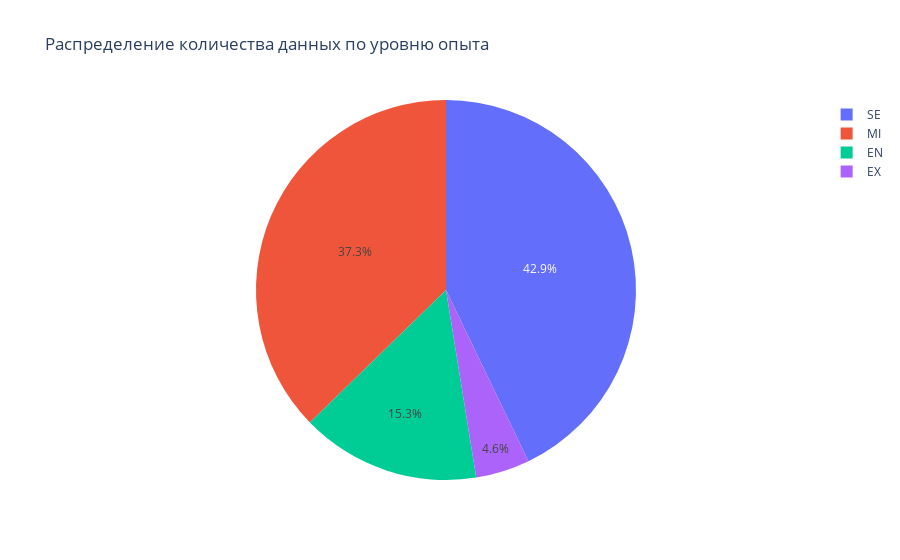

The cell this chart's notebook holds for it:
### Markdown cell above
Почти половина данных взята за 2022 год.

### Code cell
fig = px.pie(
    data[data['job_title'] != 'other'],
    names='experience_level',
    title='Распределение количества данных по уровню опыта',
    )

fig.show()

### Figure 1 — Plotly figure (JSON) as saved in the notebook; plotly's stock layout.template omitted (floating-point values rounded to 4 significant figures; data arrays with more than 128 entries replaced by an {"elided": "..."} marker saying what was removed)
{"data": [{"domain": {"x": [0, 1], "y": [0, 1]}, "hovertemplate": "experience_level=%{label}<extra></extra>", "labels": {"elided": "413 str values"}, "legendgroup": "", "name": "", "showlegend": true, "type": "pie"}], "layout": {"legend": {"tracegroupgap": 0}, "title": {"text": "Распределение количества данных по уровню опыта"}}}
